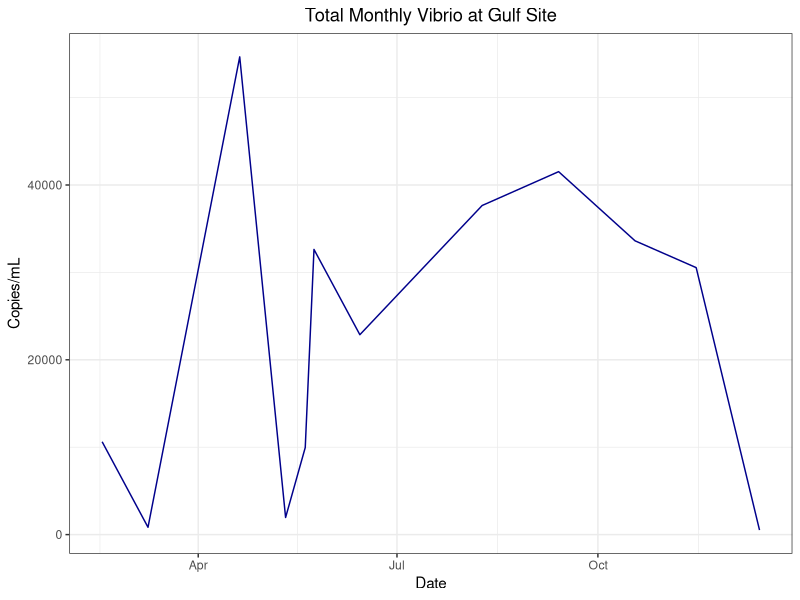
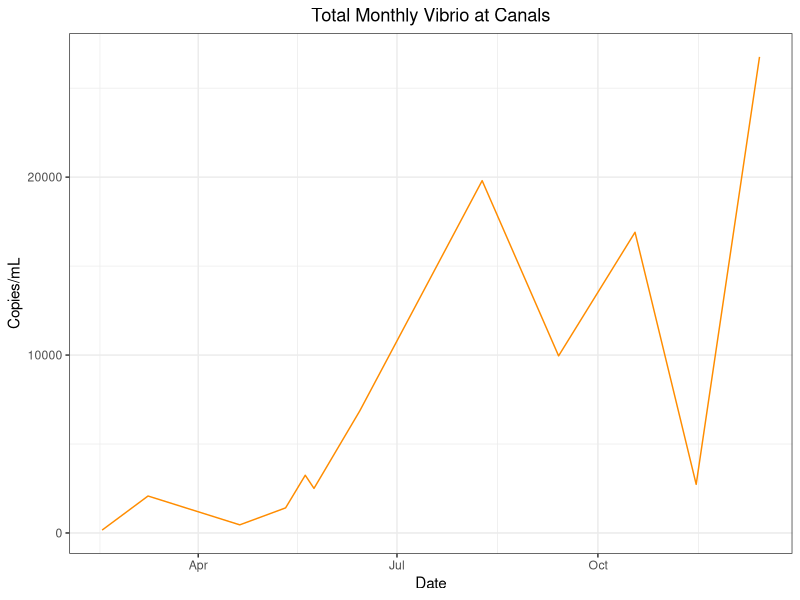
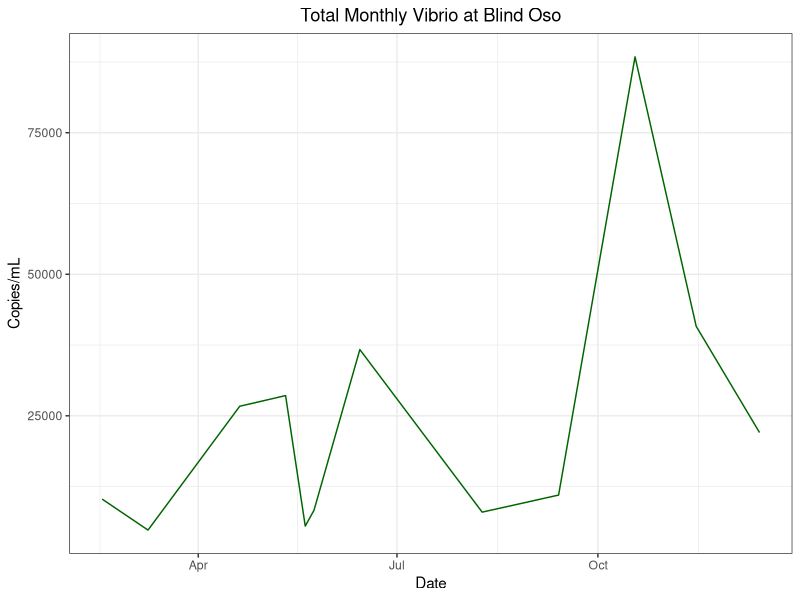
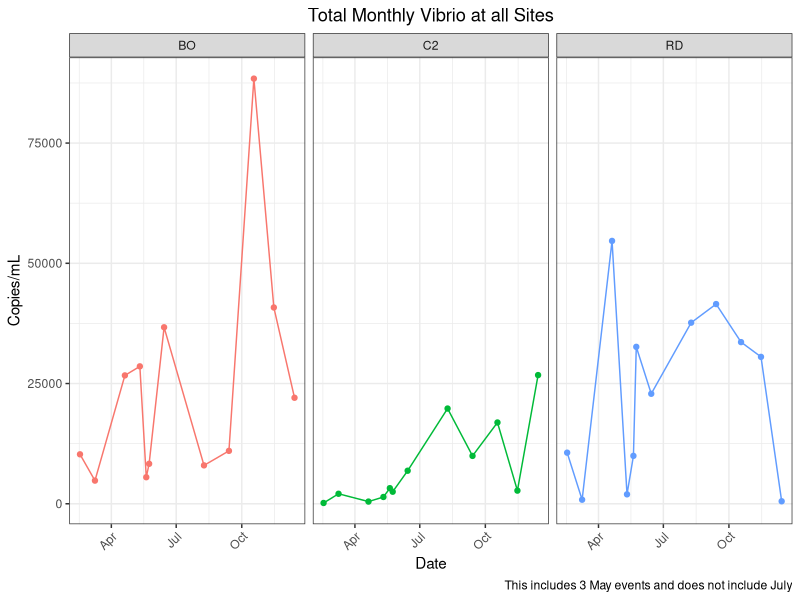
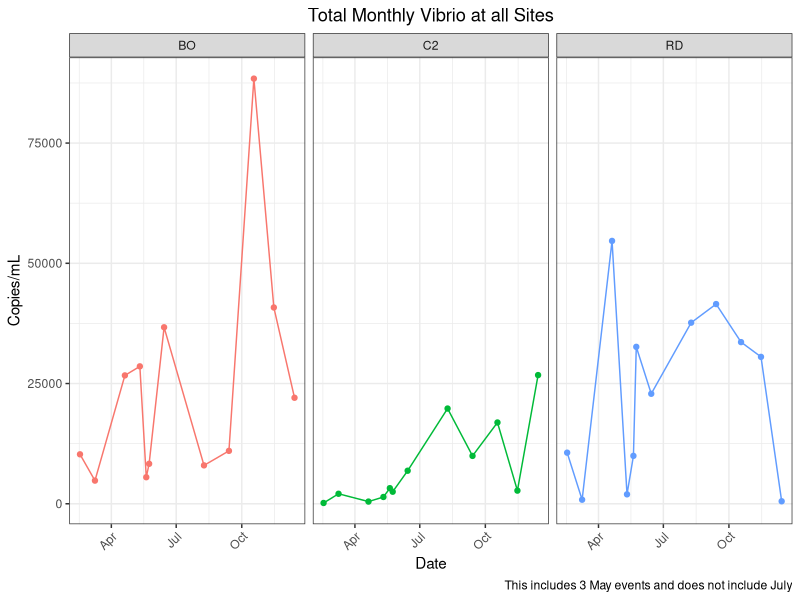

Write the R code that produced these figures, in order.
## ---- chunk 1
library(tidyverse)
library(here)
## ---- chunk 2
copies<- read_csv(here("data", "processed_data", "total_clean_copies.csv")) #This is the clean_data.csv from copies_calculator but with date manually added in,
## ---- chunk 3

#Monthly All sites
monthly<- copies %>%
  select(date,copies_mL,site,Type) %>%
  filter(Type %in% "Monthly") #Need to add July date here somehow


#Monthly by Site
bo_monthly <- monthly %>% filter(site %in% "BO") #Blind Oso Bay
c2_monthly <- monthly %>% filter(site %in% "C2") #Canals
rd_monthly <- monthly %>% filter(site %in% "RD") #Gulf Site


## ---- chunk 4
rd_monthly %>%
  ggplot() +geom_line(
    aes(x = date,
        y = copies_mL),
    color = "darkblue") +
  theme_bw() +
  labs(
    x = "Date",
    y = "Copies/mL",
    title = "Total Monthly Vibrio at Gulf Site") +
  theme(plot.title = element_text(hjust = 0.5))
## ---- chunk 5
c2_monthly %>%
  ggplot() +geom_line(
    aes(x = date,
        y = copies_mL),
    color = "darkorange") +
  theme_bw() +
  labs(
    x = "Date",
    y = "Copies/mL",
    title = "Total Monthly Vibrio at Canals") +
  theme(plot.title = element_text(hjust = 0.5))
## ---- chunk 6
bo_monthly %>%
  ggplot() +geom_line(
    aes(x = date,
        y = copies_mL),
    color = "darkgreen") +
  theme_bw() +
  labs(
    x = "Date",
    y = "Copies/mL",
    title = "Total Monthly Vibrio at Blind Oso") +
  theme(plot.title = element_text(hjust = 0.5))
## ---- chunk 7
tot_vib_allsites_monthly <- monthly %>%
  ggplot()+geom_line(
  aes(x = date,
      y = copies_mL,
      color = site))+
  geom_point(
    aes(x = date,
        y = copies_mL,
        color = site ))+
  facet_wrap(~site) +
  theme_bw()+
  labs(
    x = "Date",
    y = "Copies/mL",
    title = "Total Monthly Vibrio at all Sites",
    caption = "This includes 3 May events and does not include July") +
  theme(plot.title = element_text(hjust = 0.5)) + #center title
  theme(axis.text.x = element_text(angle = 45, hjust = 1)) + #Tilt x axis labels 
  theme(legend.position = "none") #Removes legend 

tot_vib_allsites_monthly
## ---- chunk 8
png(file = here("results","plots", "tot_vib_allsites_monthly.png"))
tot_vib_allsites_monthly
dev.off()
